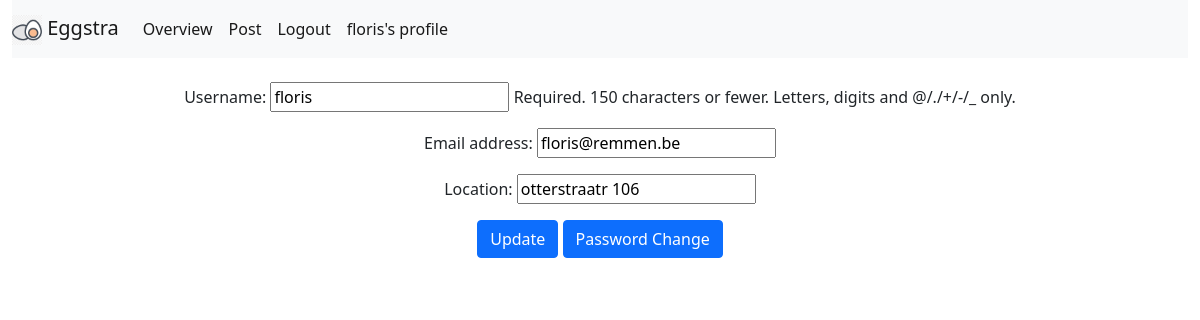
/eggstra/profile/ (signed in), run on an earlier commit of the app's database.
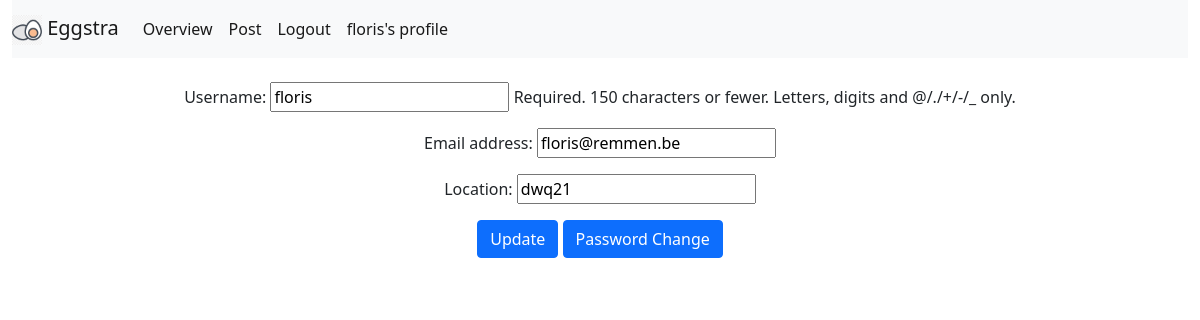
And on a later commit of the database.
### eggstra/models.py (models this page shows)
class Profile(models.Model):
    user = models.OneToOneField(User, on_delete=models.CASCADE)
    location = models.CharField(max_length=64, blank=True)

### eggstra/views.py (the view)
# urls.py: path('profile/', views.profile, name='profile'),
@login_required(redirect_field_name='next', login_url='login')
def profile(request):
    if request.method == "POST":
        userform = UserForm(request.POST, instance=request.user)
        profileform = ProfileForm(request.POST, instance=request.user.profile)
        if userform.is_valid() and profileform.is_valid():
            userform.save()
            profileform.save()
            messages.add_message(request, messages.SUCCESS, f'Account details geupdate.')
            return redirect('eggstra:overview')
    else:
        userform = UserForm(instance=request.user)
        profileform = ProfileForm(instance=request.user.profile)
    return render(request, 'registration/profile.html', {'userform': userform, 'profileform': profileform}) # {'userform': userform, 'profileform': profileform})

### eggstra/forms.py
class UserForm(forms.ModelForm):
    class Meta:
        model = User
        fields = ('username', 'email',)

class ProfileForm(forms.ModelForm):
    class Meta:
        model = Profile
        fields = ('location',)

### eggstra/templates/registration/profile.html (shortened to what this page needs)
{% extends "eggstra/base.html" %}
{% block content %}
<form action="/eggstra/profile/" method="post">
  {{ userform.as_p }}
  {{ profileform.as_p }}
  <button class="btn btn-primary" type="submit">Update</button>
  <a href="{% url 'password_change' %}" class="btn btn-primary">Password Change</a>
</form>
{% endblock content %}

What changed in the data, as far as the page shows it:
changed Profile: location "otterstraatr 106" → "dwq21"
